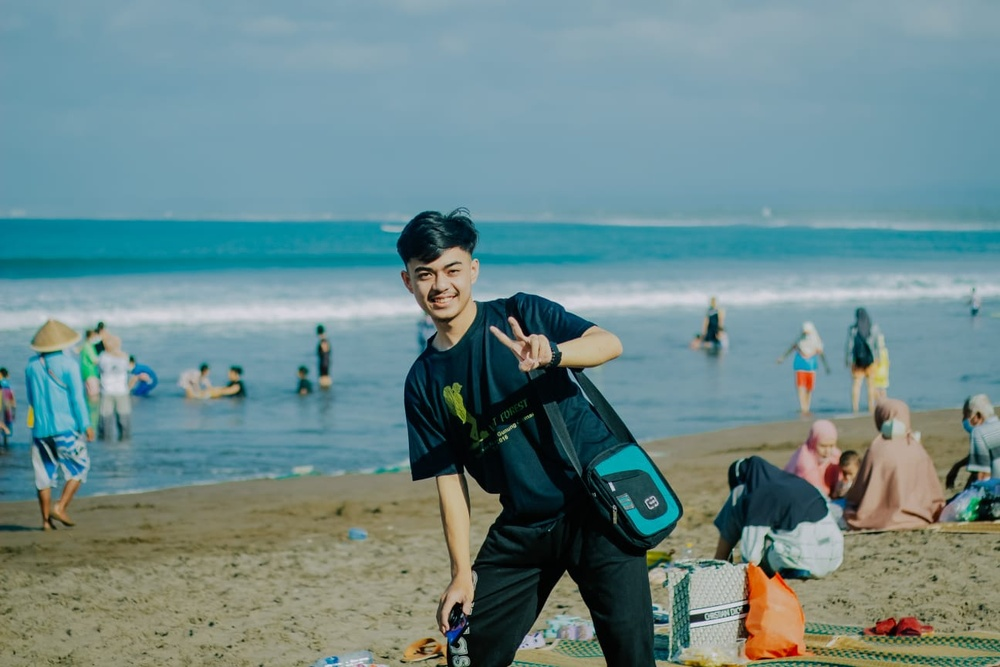
#> input picture alfoto.jpg, 1000 x 667 px, shrunk from 1296 x 864 before the run
$ jupyter execute Rotation.ipynb
#> lines starting #> are read from the running program, lines starting #| are printed output that depends on the picture
[cell 1]
import cv2 as cv
import numpy as np
import matplotlib.pyplot as plt

image = cv.imread("alfoto.jpg")
#> image is the input picture: shape (667, 1000, 3); mean B, G, R 139.3, 137.6, 108.4
h, w = image.shape[:2]
#> h = 667; w = 1000

rotation_matrix = cv.getRotationMatrix2D((w/2, h/2), 180, 0.5)
rotated_image = cv.warpAffine(image, rotation_matrix, (w, h))
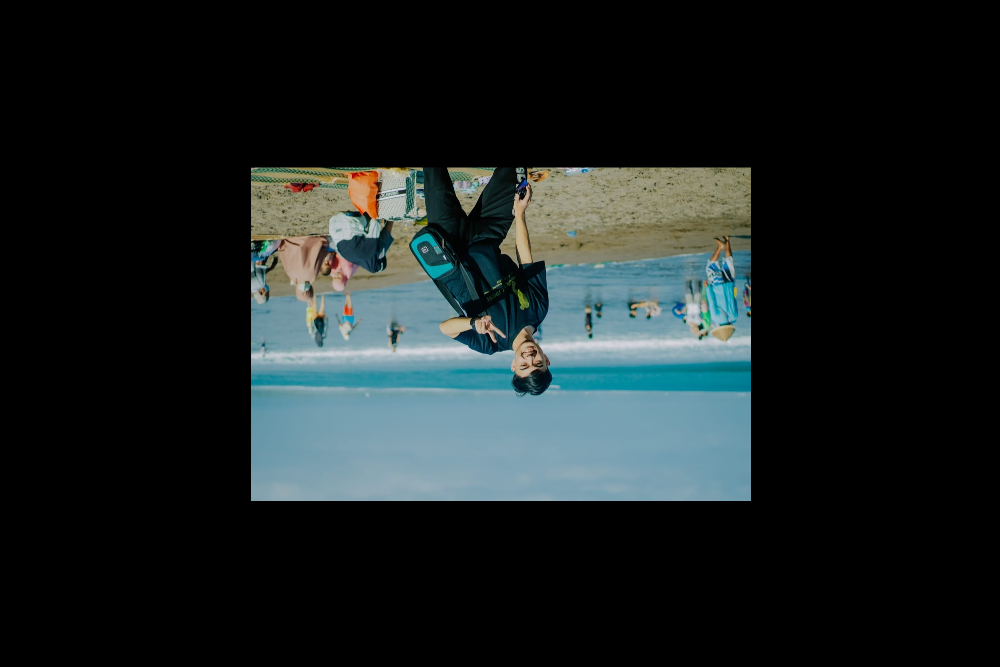
#> rotated_image: shape (667, 1000, 3); mean B, G, R 34.9, 34.4, 27.1

plt.imshow(cv.cvtColor(rotated_image, cv.COLOR_BGR2RGB))
plt.title("Rotation")
plt.axis('off')
plt.show()
